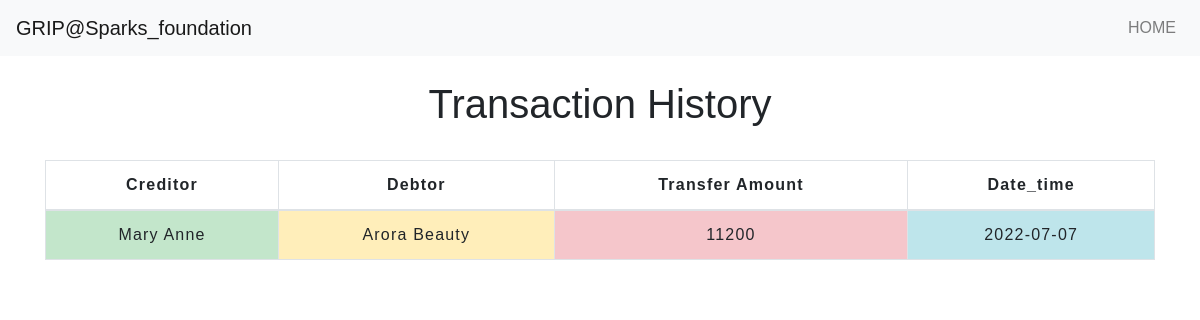
/pastransac.php, run on the app's committed database.
### tables this page shows
CREATE TABLE `transaction_history` (
  `creditor_name` text NOT NULL,
  `debtor_name` text NOT NULL,
  `transfer_amt` int(9) NOT NULL,
  `date_time` date NOT NULL DEFAULT current_timestamp()
);

### pastransac.php (the view, shortened to what this page needs)
<!DOCTYPE html>
<html lang="en">
<head>
    <link rel="stylesheet" href="https://stackpath.bootstrapcdn.com/bootstrap/4.5.2/css/bootstrap.min.css">
    <link rel="stylesheet" type="text/css" href="styles.css">
</head>
<body>
    <nav class="navbar navbar-expand-md navbar-light bg-light">
      <a class="navbar-brand" href="index.php">GRIP@Sparks_foundation</a>
      <div class="collapse navbar-collapse" id="collapsibleNavbar">
            <ul class="navbar-nav ml-auto">
              <li class="nav-item">
                <a class="nav-link" href="index.php">HOME</a>
              </li>
          </div>
       </nav>
	<div class="container">
        <h2 class="text-center pt-4">Transaction History</h2>
       <br>
       <div class="table-responsive-sm">
    <table class="table table-hover table-striped table-condensed table-bordered">
        <thead>
            <tr>
                <th class="text-center">Creditor</th>
                <th class="text-center">Debtor</th>
                <th class="text-center">Transfer Amount</th>
                <th class="text-center">Date_time</th>
            </tr>
        </thead>
        <tbody>
        <?php
            include 'config.php';
            $sql ="select * from transaction_history";
            $query =mysqli_query($conn, $sql);
            while($rows = mysqli_fetch_assoc($query))
            {
        ?>
            <tr>
            <td class="table-success"><?php echo $rows['creditor_name']; ?></td>
            <td class="table-warning"><?php echo $rows['debtor_name']; ?></td>
            <td class="table-danger"><?php echo $rows['transfer_amt']; ?> </td>
            <td class="table-info"><?php echo $rows['date_time']; ?> </td>
        <?php
            }
        ?>
        </tbody>
    </table>
    </div>
</div>
</body>
</html>

### styles.css (style rules this page uses)
* { padding: 0; margin: 0; box-sizing: border-box; font-family: sans-serif; }
h2 { font-size: 40px; }
table { letter-spacing: 1.2px; }
td { text-align: center; }

### data on the page
transaction_history: creditor_name "Mary Anne", debtor_name "Arora Beauty", transfer_amt "11200", date_time "2022-07-07"
